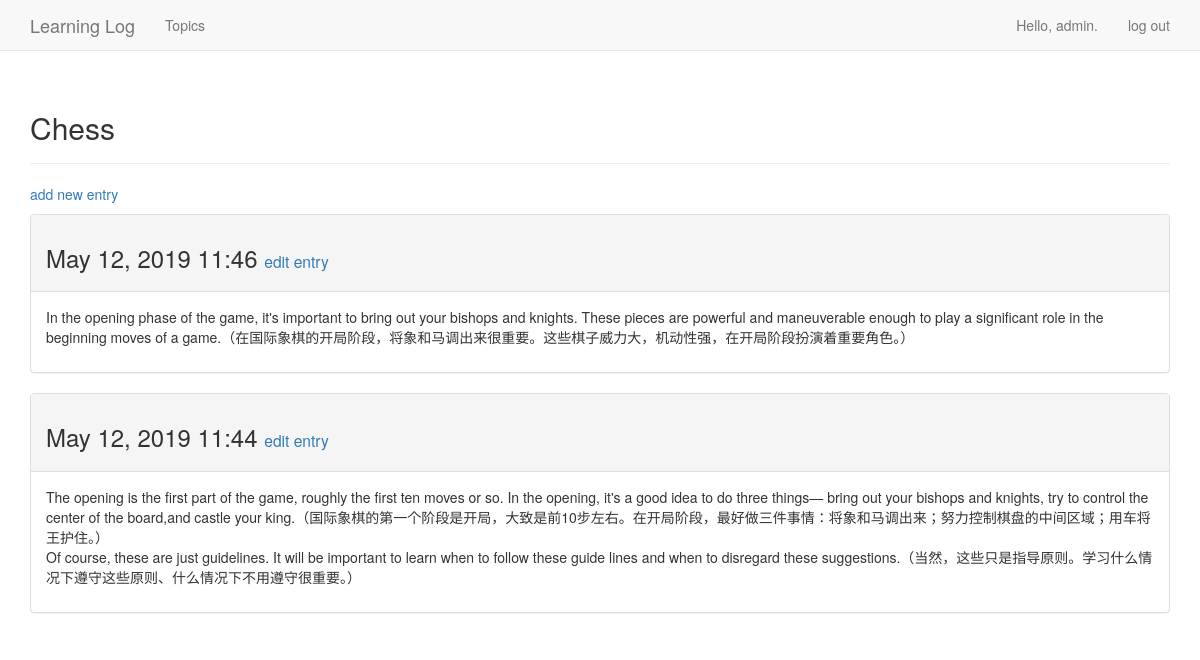
The page /topics/1/ (signed in) on the database its author committed.
### learning_logs/models.py (models this page shows, shortened)
class Topic(models.Model):
    text = models.CharField(max_length=200)
    date_added = models.DateTimeField(auto_now_add=True)
    owner = models.ForeignKey(User, on_delete=models.CASCADE)
    def __str__(self):
        return self.text

class Entry(models.Model):
    topic = models.ForeignKey(Topic, on_delete=models.CASCADE)
    text = models.TextField()
    date_added = models.DateTimeField(auto_now_add=True)
    class Meta:
        verbose_name_plural = 'entries'

### learning_logs/views.py (the view)
# urls.py: url(r'^topics/(?P<topic_id>\d+)/$', views.topic, name='topic'),
@login_required
def topic(request, topic_id):
    topic = Topic.objects.get(id=topic_id)
    if topic.owner != request.user:
        raise Http404
    entries = topic.entry_set.order_by('-date_added')
    context = {'topic': topic, 'entries': entries}
    return render(request, 'learning_logs/topic.html', context)

### templates/learning_logs/topic.html
{% extends "learning_logs/base.html" %}
{% block header %}
    <h2>{{ topic }}</h2>
{% endblock header %}
{% block content %}
    <p>
        <a href="{% url 'learning_logs:new_entry' topic.id %}"
           style="text-decoration: none">add new entry</a>
    </p>
    {% for entry in entries %}
        <div class="panel panel-default">
            <div class="panel-heading">
                <h3>
                    {{ entry.date_added|date:'M d, Y H:i' }}
                    <small>
                        <a href="{% url 'learning_logs:edit_entry' entry.id %}">
                            edit entry
                        </a>
                    </small>
                </h3>
            </div>
            <div class="panel-body">
                {{ entry.text|linebreaks }}
            </div>
        </div>
    {% empty %}
        There are no entries for this topic yet.
    {% endfor %}
{% endblock content %}

### templates/learning_logs/base.html (shortened to what this page needs)
{% load bootstrap3 %}
<!DOCTYPE html>
<html lang="en">
<head>
    {% bootstrap_css %}
</head>
<body>
<nav class="navbar navbar-default navbar-static-top">
    <div class="container">
        <div class="navbar-header">
            <a class="navbar-brand" href="{% url 'learning_logs:index' %}"
               style="text-decoration: none">Learning Log</a>
        </div>
        <div id="navbar" class="navbar-collapse collapse">
            <ul class="nav navbar-nav">
                <li><a href="{% url 'learning_logs:topics' %}"
                       style="text-decoration: none">Topics</a></li>
            </ul>
            <ul class="nav navbar-nav navbar-right">
                {% if user.is_authenticated %}
                    <li><a>Hello, {{ user.username }}.</a></li>
                    <li><a href="{% url 'users:logout' %}" style="text-decoration: none">
                        log out</a></li>
                {% else %}
                    <li><a href="{% url 'users:register' %}" style="text-decoration: none">
                        register</a></li>
                    <li><a href="{% url 'users:login' %}" style="text-decoration: none">
                        log in</a></li>
                {% endif %}
            </ul>
        </div>
    </div>
</nav>
<div class="container">
    <div class="page-header">
        {% block header %}
        {% endblock header %}
    </div>
    <div>
        {% block content %}
        {% endblock content %}
    </div>
</div>
</body>
</html>

### rows shown on the page
Topic: text "Chess"
Entry: date_added "May 12, 2019 11:46", text "In the opening phase of the game, it's important to bring out your bishops and knights. These pieces are powerful and maneuverable enough to play a significant role in the beginning moves of a game.（在国际象棋的开局阶段，将象和马调出来很重要。这些棋子威力大，机动性强，在开局阶段扮演着重要角色。）"
Entry: date_added "May 12, 2019 11:44", text "The opening is the first part of the game, roughly the first ten moves or so. In the opening, it's a good idea to do three things— bring out your bishops and knights, try to control the center of the board,and castle your king.（国际象棋的第一个阶段是开局，大致是前10步左右。在开局阶段，最好做三件事情：将象和马调出来；努力控制棋盘的中间区域；用车将王护住。） Of course, these are just guidelines. It will be important to learn when to follow these guide lines and when to disregard these suggestions.（当然，这些只是指导原则。学习什么情况下遵守这些原则、什么情况下不用遵守很重要。）"

### other values the page prints
{{ user.username }} "admin"
